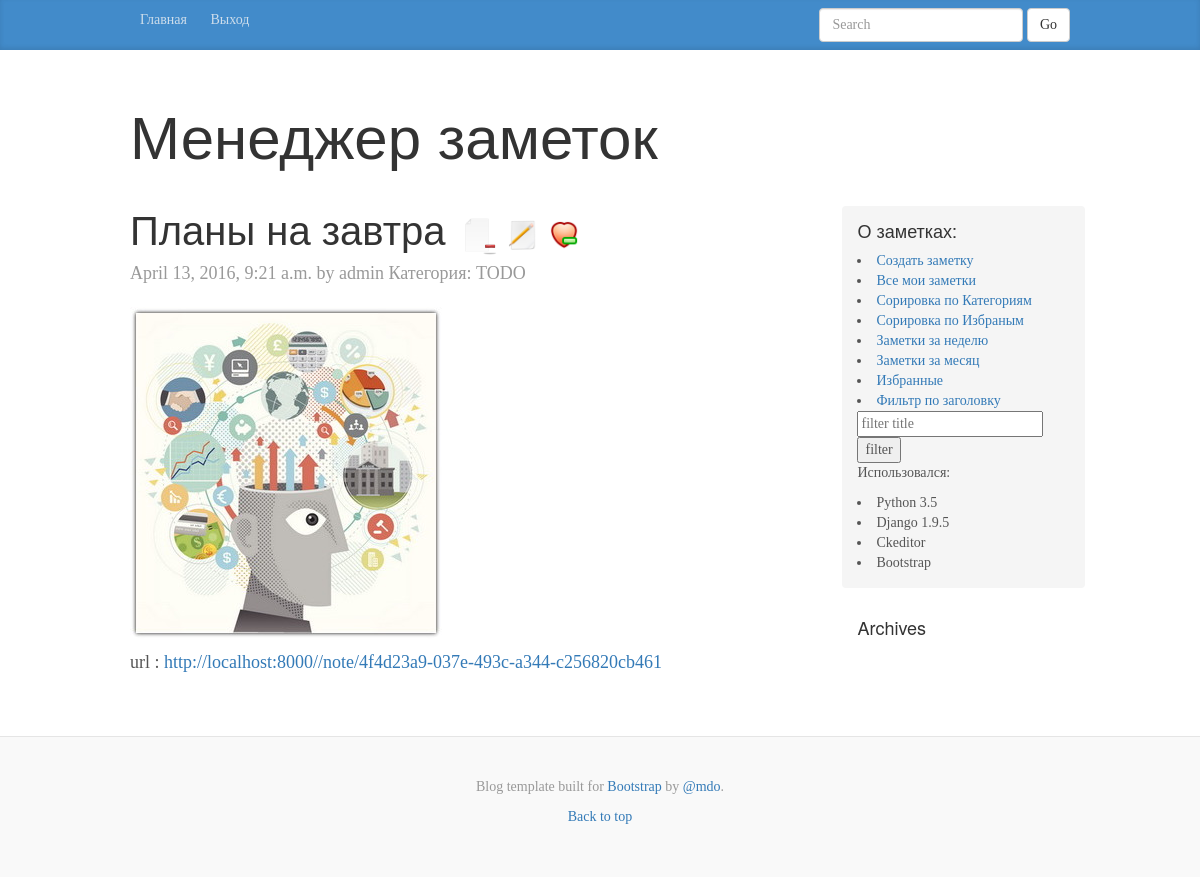
The page /note/4f4d23a9-037e-493c-a344-c256820cb461 (signed in) on the database its author committed.
### notes/models.py (models this page shows, shortened)
class Notes(models.Model):
    class Meta:
        db_table = 'Notes'
        verbose_name_plural = "Заметки"
    id = models.UUIDField(primary_key=True, default=uuid.uuid4, editable=False)
    title = models.CharField(max_length=150)
    text = RichTextField(null=True, blank=True)
    date_added = models.DateTimeField(auto_now_add=True)
    date_modified = models.DateTimeField(auto_now=True)
    author = models.ForeignKey(settings.AUTH_USER_MODEL, default=1)
    favorites = models.BooleanField(default=False)
    category = models.ForeignKey(Category, blank=True,
                                 null=True, related_name='cat')
    publish = models.BooleanField(default=False)

class Category(MPTTModel):
    class Meta():
        db_table = 'Category'
        verbose_name_plural = "Категории"
        verbose_name = "Категория"
        ordering = ('tree_id', 'level')
    name = models.CharField(max_length=150)
    parent = TreeForeignKey('self', null=True, blank=True,
                            related_name='children',
                            verbose_name='parent class')
    def __str__(self):
        return self.name
    class MPTTMeta:
        order_insertion_py = ['name']

### notes/views.py (the view)
# urls.py: url(r'^note/(?P<id>.+)(/del/)$', notes.views.note_del, name='del'),
def note(request, id=None):
    args = {
        'note': Notes.objects.get(id=id),
        'username': auth.get_user(request).username,   # todo в шаблонах можно использовать request напрямую
        'category_all': Category.objects.all(),            # http://stackoverflow.com/questions/702592/django-request-in-template
    }
    return render_to_response('note.html', args)

### notes/templates/note.html
{% extends 'main.html' %}
{% load staticfiles %}
{% block notes %}
<div class="blog-post">
    <h2 class="blog-post-title"> {{ note.title }}
        {% if username == note.author.username %}
    <a href="/note/{{note.id}}/del/"><img  src="{% static 'img/del.png' %} "  width="40" height="40"/></a>
    <a href="/note/{{note.id}}/edit/"><img src="{% static 'img/edit.png' %} "  width="30" height="30"/></a>
    {% if not note.favorites %}
        <a href="/note/{{note.id}}/addfavorites/"><img src="{% static 'img/favotites.png' %} "  width="30" height="30"/></a>
    {% else %}
        <a href="/note/{{note.id}}/removefavorites/"><img src="{% static 'img/favoritesremove.png' %} "  width="30" height="30"/></a>
    {% endif %}
        {% endif %}
        </h2>
    <p class="blog-post-meta">{{ note.date_added }} by {{ note.author.username }} Категория: {{ note.category }}</p></p>
    <P>{{note.text | safe}}</P>
     {% if note.publish %}
    <p> url : <a href="{% url 'note' note.id %}">http://localhost:8000/{% url 'note' note.id %}</a></p>
    {% endif %}
</div>
{% endblock %}

### static/css/blog.css (style rules this page uses)
body { font-family: Georgia, "Times New Roman", Times, serif; color: #555; }
h1, .h1, h2, .h2, h3, .h3, h4, .h4, h5, .h5, h6, .h6 { margin-top: 0; font-family: "Helvetica Neue", Helvetica, Arial, sans-serif; font-weight: normal; color: #333; }
.blog-post { margin-bottom: 60px; }
.blog-post-title { margin-bottom: 5px; font-size: 40px; }
.blog-post-meta { margin-bottom: 20px; color: #999; }

### rows shown on the page
Notes: title "Планы на завтра", date_added "April 13, 2016, 9:21 a.m.", author.username "admin", category "TODO", text (picture), id "/note/4f4d23a9-037e-493c-a344-c256820cb461"
